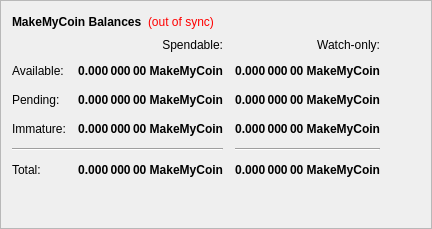
        <widget class="QFrame" name="frame">
         <property name="frameShape">
          <enum>QFrame::StyledPanel</enum>
         </property>
         <property name="frameShadow">
          <enum>QFrame::Raised</enum>
         </property>
         <layout class="QVBoxLayout" name="verticalLayout_4">
          <item>
           <layout class="QHBoxLayout" name="horizontalLayout_4">
            <item>
             <widget class="QLabel" name="label_5">
              <property name="font">
               <font>
                <weight>75</weight>
                <bold>true</bold>
               </font>
              </property>
              <property name="text">
               <string>MakeMyCoin Balances</string>
              </property>
             </widget>
            </item>
            <item>
             <widget class="QLabel" name="labelWalletStatus">
              <property name="cursor">
               <cursorShape>WhatsThisCursor</cursorShape>
              </property>
              <property name="toolTip">
               <string>The displayed information may be out of date. Your wallet automatically synchronizes with the MakeMyCoin network after a connection is established, but this process has not completed yet.</string>
              </property>
              <property name="styleSheet">
               <string notr="true">QLabel { color: red; }</string>
              </property>
              <property name="text">
               <string notr="true">(out of sync)</string>
              </property>
              <property name="alignment">
               <set>Qt::AlignLeading|Qt::AlignLeft|Qt::AlignVCenter</set>
              </property>
             </widget>
            </item>
            <item>
             <spacer name="horizontalSpacer_3">
              <property name="orientation">
               <enum>Qt::Horizontal</enum>
              </property>
              <property name="sizeHint" stdset="0">
               <size>
                <width>40</width>
                <height>20</height>
               </size>
              </property>
             </spacer>
            </item>
           </layout>
          </item>
          <item>
           <layout class="QGridLayout" name="gridLayout">
            <property name="spacing">
             <number>12</number>
            </property>
            <item row="2" column="2">
             <widget class="QLabel" name="labelWatchPending">
              <property name="font">
               <font>
                <weight>75</weight>
                <bold>true</bold>
               </font>
              </property>
              <property name="cursor">
               <cursorShape>IBeamCursor</cursorShape>
              </property>
              <property name="toolTip">
               <string>Unconfirmed transactions to watch-only addresses</string>
              </property>
              <property name="text">
               <string notr="true">0.000 000 00 MakeMyCoin</string>
              </property>
              <property name="alignment">
               <set>Qt::AlignRight|Qt::AlignTrailing|Qt::AlignVCenter</set>
              </property>
              <property name="textInteractionFlags">
               <set>Qt::LinksAccessibleByMouse|Qt::TextSelectableByKeyboard|Qt::TextSelectableByMouse</set>
              </property>
             </widget>
            </item>
            <item row="2" column="1">
             <widget class="QLabel" name="labelUnconfirmed">
              <property name="font">
               <font>
                <weight>75</weight>
                <bold>true</bold>
               </font>
              </property>
              <property name="cursor">
               <cursorShape>IBeamCursor</cursorShape>
              </property>
              <property name="toolTip">
               <string>Total of transactions that have yet to be confirmed, and do not yet count toward the spendable balance</string>
              </property>
              <property name="text">
               <string notr="true">0.000 000 00 MakeMyCoin</string>
              </property>
              <property name="alignment">
               <set>Qt::AlignRight|Qt::AlignTrailing|Qt::AlignVCenter</set>
              </property>
              <property name="textInteractionFlags">
               <set>Qt::LinksAccessibleByMouse|Qt::TextSelectableByKeyboard|Qt::TextSelectableByMouse</set>
              </property>
             </widget>
            </item>
            <item row="3" column="2">
             <widget class="QLabel" name="labelWatchImmature">
              <property name="font">
               <font>
                <weight>75</weight>
                <bold>true</bold>
               </font>
              </property>
              <property name="cursor">
               <cursorShape>IBeamCursor</cursorShape>
              </property>
              <property name="toolTip">
               <string>Staked or masternode rewards in watch-only addresses that has not yet matured</string>
              </property>
              <property name="text">
               <string notr="true">0.000 000 00 MakeMyCoin</string>
              </property>
              <property name="alignment">
               <set>Qt::AlignRight|Qt::AlignTrailing|Qt::AlignVCenter</set>
              </property>
              <property name="textInteractionFlags">
               <set>Qt::LinksAccessibleByMouse|Qt::TextSelectableByKeyboard|Qt::TextSelectableByMouse</set>
              </property>
             </widget>
            </item>
            <item row="4" column="0" colspan="2">
             <widget class="Line" name="lineSpendableBalance">
              <property name="orientation">
               <enum>Qt::Horizontal</enum>
              </property>
             </widget>
            </item>
            <item row="4" column="2">
             <widget class="Line" name="lineWatchBalance">
              <property name="sizePolicy">
               <sizepolicy hsizetype="Preferred" vsizetype="Fixed">
                <horstretch>0</horstretch>
                <verstretch>0</verstretch>
               </sizepolicy>
              </property>
              <property name="minimumSize">
               <size>
                <width>140</width>
                <height>0</height>
               </size>
              </property>
              <property name="orientation">
               <enum>Qt::Horizontal</enum>
              </property>
             </widget>
            </item>
            <item row="5" column="0">
             <widget class="QLabel" name="labelTotalText">
              <property name="text">
               <string>Total:</string>
              </property>
             </widget>
            </item>
            <item row="3" column="1">
             <widget class="QLabel" name="labelImmature">
              <property name="font">
               <font>
                <weight>75</weight>
                <bold>true</bold>
               </font>
              </property>
              <property name="cursor">
               <cursorShape>IBeamCursor</cursorShape>
              </property>
              <property name="toolTip">
               <string>Staked or masternode rewards that has not yet matured</string>
              </property>
              <property name="text">
               <string notr="true">0.000 000 00 MakeMyCoin</string>
              </property>
              <property name="alignment">
               <set>Qt::AlignRight|Qt::AlignTrailing|Qt::AlignVCenter</set>
              </property>
              <property name="textInteractionFlags">
               <set>Qt::LinksAccessibleByMouse|Qt::TextSelectableByKeyboard|Qt::TextSelectableByMouse</set>
              </property>
             </widget>
            </item>
            <item row="2" column="3">
             <spacer name="horizontalSpacer_2">
              <property name="orientation">
               <enum>Qt::Horizontal</enum>
              </property>
              <property name="sizeHint" stdset="0">
               <size>
                <width>40</width>
                <height>20</height>
               </size>
              </property>
             </spacer>
            </item>
            <item row="3" column="0">
             <widget class="QLabel" name="labelImmatureText">
              <property name="text">
               <string>Immature:</string>
              </property>
             </widget>
            </item>
            <item row="5" column="1">
             <widget class="QLabel" name="labelTotal">
              <property name="font">
               <font>
                <weight>75</weight>
                <bold>true</bold>
               </font>
              </property>
              <property name="cursor">
               <cursorShape>IBeamCursor</cursorShape>
              </property>
              <property name="toolTip">
               <string>Your current total balance</string>
              </property>
              <property name="text">
               <string notr="true">0.000 000 00 MakeMyCoin</string>
              </property>
              <property name="alignment">
               <set>Qt::AlignRight|Qt::AlignTrailing|Qt::AlignVCenter</set>
              </property>
              <property name="textInteractionFlags">
               <set>Qt::LinksAccessibleByMouse|Qt::TextSelectableByKeyboard|Qt::TextSelectableByMouse</set>
              </property>
             </widget>
            </item>
            <item row="5" column="2">
             <widget class="QLabel" name="labelWatchTotal">
              <property name="font">
               <font>
                <weight>75</weight>
                <bold>true</bold>
               </font>
              </property>
              <property name="cursor">
               <cursorShape>IBeamCursor</cursorShape>
              </property>
              <property name="toolTip">
               <string>Current total balance in watch-only addresses</string>
              </property>
              <property name="text">
               <string notr="true">0.000 000 00 MakeMyCoin</string>
              </property>
              <property name="alignment">
               <set>Qt::AlignRight|Qt::AlignTrailing|Qt::AlignVCenter</set>
              </property>
              <property name="textInteractionFlags">
               <set>Qt::LinksAccessibleByMouse|Qt::TextSelectableByKeyboard|Qt::TextSelectableByMouse</set>
              </property>
             </widget>
            </item>
            <item row="0" column="2">
             <widget class="QLabel" name="labelWatchonly">
              <property name="text">
               <string>Watch-only:</string>
              </property>
              <property name="alignment">
               <set>Qt::AlignRight|Qt::AlignTrailing|Qt::AlignVCenter</set>
              </property>
             </widget>
            </item>
            <item row="1" column="0">
             <widget class="QLabel" name="labelBalanceText">
              <property name="text">
               <string>Available:</string>
              </property>
             </widget>
            </item>
            <item row="1" column="1">
             <widget class="QLabel" name="labelBalance">
              <property name="font">
               <font>
                <weight>75</weight>
                <bold>true</bold>
               </font>
              </property>
              <property name="cursor">
               <cursorShape>IBeamCursor</cursorShape>
              </property>
              <property name="toolTip">
               <string>Your current spendable balance</string>
              </property>
              <property name="text">
               <string notr="true">0.000 000 00 MakeMyCoin</string>
              </property>
              <property name="alignment">
               <set>Qt::AlignRight|Qt::AlignTrailing|Qt::AlignVCenter</set>
              </property>
              <property name="textInteractionFlags">
               <set>Qt::LinksAccessibleByMouse|Qt::TextSelectableByKeyboard|Qt::TextSelectableByMouse</set>
              </property>
             </widget>
            </item>
            <item row="1" column="2">
             <widget class="QLabel" name="labelWatchAvailable">
              <property name="font">
               <font>
                <weight>75</weight>
                <bold>true</bold>
               </font>
              </property>
              <property name="cursor">
               <cursorShape>IBeamCursor</cursorShape>
              </property>
              <property name="toolTip">
               <string>Your current balance in watch-only addresses</string>
              </property>
              <property name="text">
               <string notr="true">0.000 000 00 MakeMyCoin</string>
              </property>
              <property name="alignment">
               <set>Qt::AlignRight|Qt::AlignTrailing|Qt::AlignVCenter</set>
              </property>
              <property name="textInteractionFlags">
               <set>Qt::LinksAccessibleByMouse|Qt::TextSelectableByKeyboard|Qt::TextSelectableByMouse</set>
              </property>
             </widget>
            </item>
            <item row="2" column="0">
             <widget class="QLabel" name="labelPendingText">
              <property name="text">
               <string>Pending:</string>
              </property>
             </widget>
            </item>
            <item row="0" column="1">
             <widget class="QLabel" name="labelSpendable">
              <property name="text">
               <string>Spendable:</string>
              </property>
              <property name="alignment">
               <set>Qt::AlignRight|Qt::AlignTrailing|Qt::AlignVCenter</set>
              </property>
             </widget>
            </item>
           </layout>
          </item>
          <item>
           <spacer name="verticalSpacer_4">
            <property name="orientation">
             <enum>Qt::Vertical</enum>
            </property>
            <property name="sizeHint" stdset="0">
             <size>
              <width>20</width>
              <height>40</height>
             </size>
            </property>
           </spacer>
          </item>
         </layout>
        </widget>
